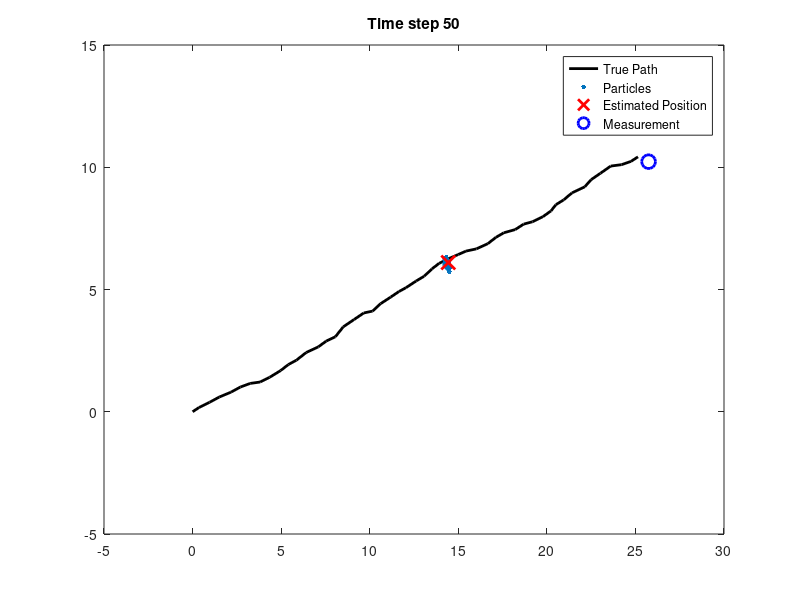
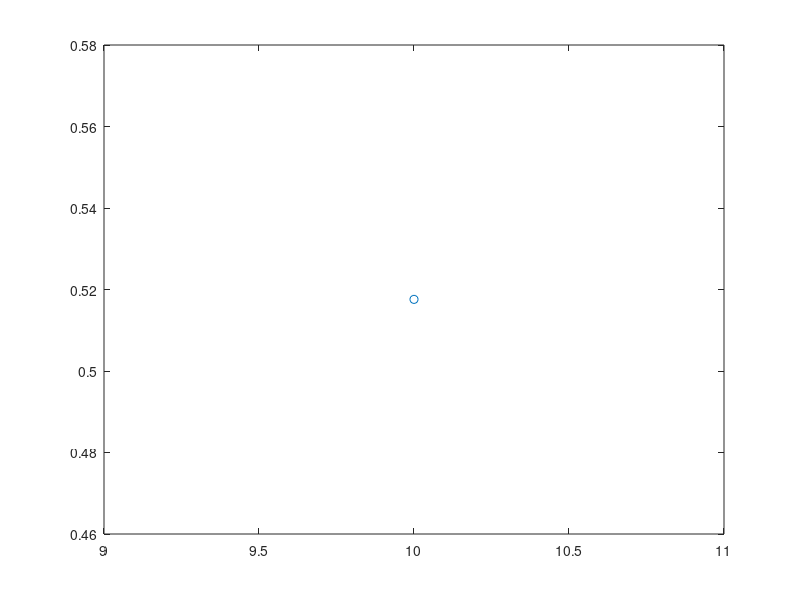

Reproduce these figures in MATLAB, in order. (Note: this script raises an error after producing the figures.)
% Parameters
N = 5000;  % Number of particles
T = 50;   % Number of time steps
sigma_process = 0.1;  % Process noise standard deviation
sigma_measurement = 0.5;  % Measurement noise standard deviation

% Actual object motion (unknown to particle filter)
true_position = zeros(2, T);  % [x; y] over time
true_position(:, 1) = [0; 0];  % Start at origin
velocity = [0.5; 0.2];  % Constant velocity

% Generate true positions over time
for t = 2:T
    true_position(:, t) = true_position(:, t-1) + velocity + normrnd(0, sigma_process, 2, 1);
end

% Initialize particles
particles = zeros(2, N);  % Each particle is a 2D point (x, y)
weights = ones(1, N) / N;  % Equal weights for all particles

% Particle filter loop over time
for t = 1:T
    % 1. Prediction step: update particles based on a motion model (random walk)
    particles = particles + normrnd(0, sigma_process, [2, N]);
    
    % 2. Measurement update (assume we get noisy measurements of the true position)
    measurement = true_position(:, t) + normrnd(0, sigma_measurement, 2, 1);  % Noisy measurement

    % Calculate the weights based on the measurement likelihood (Gaussian PDF)
    for i = 1:N
        % Gaussian likelihood (measurement update)
        weights(i) = mvnpdf(measurement', particles(:, i)', sigma_measurement^2 * eye(2));
    end
    
    % Normalize weights
    weights = weights / sum(weights);

    % 3. Resampling step: resample particles according to their weights
    % Use cumulative sum and random sampling for resampling
    cumulative_sum_weights = cumsum(weights);
    u = rand(1, N) / N;
    u = u + (0:N-1) / N;
    new_particles = zeros(size(particles));
    
    j = 1;
    for i = 1:N
        while u(i) > cumulative_sum_weights(j)
            j = j + 1;
        end
        new_particles(:, i) = particles(:, j);
    end
    
    % Replace old particles with resampled ones
    particles = new_particles;
    weights = ones(1, N) / N;  % Reset weights after resampling

    % 4. Estimate the current position as the weighted mean of particles
    estimate = mean(particles, 2);
    
    % Plot the results
    clf;
    plot(true_position(1,1:t), true_position(2,1:t), 'k-', 'LineWidth', 2);  % True path
    hold on;
    scatter(particles(1, :), particles(2, :), 10, 'filled', 'MarkerFaceAlpha', 0.5);  % Particles
    plot(estimate(1), estimate(2), 'rx', 'MarkerSize', 10, 'LineWidth', 2);  % Estimated position
    plot(measurement(1), measurement(2), 'bo', 'MarkerSize', 10, 'LineWidth', 2);  % Noisy measurement
    axis([-5 30 -5 15]);
    legend('True Path', 'Particles', 'Estimated Position', 'Measurement');
    title(sprintf('Time step %d', t));
    drawnow;
end


%% 
% Example points
x = 1:10;  % X-coordinates
y = rand(1, 10);  % Random Y-coordinates

figure;
h = plot(nan, nan, 'o');  % Initialize plot with an empty point

for i = 1:length(x)
    % Update the data for the point
    set(h, 'XData', x(i), 'YData', y(i));
    
    % Pause for a short time to create the animation effect
    pause(0.5);  % Adjust the pause duration as needed
end


% %% 
% x = 10*rand(2,500);
% l = length(x);
% hold on;
% grid on;
% for i=1:l
%     plot(x(1,i),x(2,i),'-b','LineWidth',2);
% 
%     pause(0.01);
% end

% %% 
% 
% % Generate random 2D points
% x = 10 * rand(2, 500);  % 2 rows, 500 columns
% l = length(x);
% 
% hold on;
% grid on;
% 
% % Set axis limits based on expected range of points
% xlim([0 10]);
% ylim([0 10]);
% 
% % Loop to plot lines connecting consecutive points
% for i = 2:l  % Start from 2 to connect the first point
%     disp(x(1,i-1:i));
%     plot(x(1,i), x(2,i), '-b', 'LineWidth', 2);  % Plot line between points
%     pause(0.01);  % Pause to create the animation effect
% end



%% 
%Particle filter previous code.


% % Kalman filter implementation
% 
% function [mu_t,sigma_t] = kalmanFilter(mu_tm1,sigma_tm1,zt)
% 
%     global At Ct Rt Qt
% 
%     mu_t_bar = At * mu_tm1;            % removed Bt * ut term
% 
%     sigma_t_bar = At * sigma_tm1 * At' + Rt;
% 
%     Kt = sigma_t_bar * Ct' * inv(Ct * sigma_t_bar * Ct' + Qt);
% 
%     mu_t = mu_t_bar + Kt * (zt - (Ct * mu_t_bar));
% 
%     ktct = Kt * Ct;
% 
%     sigma_t = (eye(size(ktct)) - ktct) * sigma_t_bar;
% 
% end
% 
% 
% % Time step 
% dt = 0.5;     % Seconds
% mu_tm1 = [path(1,1) 0 path(1,2) 0]';  % Known initial point. Zero initial velocities.
% sigma_tm1 = zeros(length(mu_tm1));    % Zero uncertainty due to known point.
% zt = [0 0]';                          % Initializing measurment vector zt.
% 
% 
% % Modeling state transition 
% global At Rt
% At = [1 dt 0 0;
%       0 1  0 0;
%       0 0 1 dt;
%       0 0 0  1];
% 
% % Process noise covariance -> Findout how to find this properly    
% tuneRt = 0.5;
% Rt = tuneRt * eye(length(mu_tm1));
% 
% % Modeling the measurement 
% global Ct Qt
% Ct = [1 0 0 0;
%       0 0 1 0];
% 
% tuneQt = 200;
% Qt = tuneQt * eye(length(zt));
% % Qt = [6.478 -0.372;-0.372 6.209];
% 
% 
% 
% % Prediction and Update using the measurements.
% kf_output = zeros(size(estimatedPath));      % Only use xt and yt state variables
%                                              % Velocities are not needed                                                  
% 
% for i=1:length(estimatedPath)
% 
%     zt = estimatedPath(i,:)';                          % Measurement
%     [mu_t,sigma_t] = kalmanFilter(mu_tm1,sigma_tm1,zt); 
%     kf_output(i,:) = [mu_t(1) mu_t(3)];  
%     mu_tm1= mu_t;
%     sigma_t = (sigma_t + sigma_t')/2;    % Divergence correction steps
%     sigma_tm1 = sigma_t;
% 
% end
% 
% showTagPath(kf_output,'kalman');
% legend('Location','northeast');
% hold off;
% 


% %% 
% 
% % Parameters
% N_particles = 1000; % Number of particles
% x_true = [0; 0]; % True position (for simulation)
% std_meas = 0.5; % Standard deviation of sensor measurements (x and y)
% N_steps = 100; % Number of time steps
% process_noise_std = 0.1; % Process noise standard deviation (x and y)
% 
% % Initialize particles and weights
% particles = [randn(2, N_particles) * 2]; % Random initial particles in 2D (x, y)
% weights = ones(1, N_particles) / N_particles; % Equal weights initially
% 
% % Simulation loop
% for t = 1:N_steps
%     % True movement (random walk for simulation purposes)
%     x_true = x_true + randn(2, 1) * process_noise_std;
% 
%     % Measurement (noisy measurement of the true position in 2D)
%     z = x_true + randn(2, 1) * std_meas;
% 
%     % 1. Prediction: Move particles with some noise
%     particles = particles + randn(2, N_particles) * process_noise_std;
% 
%     % 2. Update: Calculate weights based on measurement likelihood in 2D
%     for i = 1:N_particles
%         distance = norm(z - particles(:, i)); % 2D distance between particle and measurement
%         weights(i) = exp(-distance^2 / (2 * std_meas^2)); % Gaussian likelihood
%     end
%     weights = weights / sum(weights); % Normalize weights
% 
%     % 3. Resampling: Resample particles based on weights
%     indices = randsample(1:N_particles, N_particles, true, weights);
%     particles = particles(:, indices);
% 
%     % 4. Estimate: Compute weighted average of particles (x and y coordinates)
%     x_est = sum(particles .* weights, 2);
% 
%     % Display results
%     fprintf('Time step: %d, True Position: (%.2f, %.2f), Estimated Position: (%.2f, %.2f)\n', ...
%         t, x_true(1), x_true(2), x_est(1), x_est(2));
% 
%     % Visualization (optional)
%     plot(particles(1, :), particles(2, :), 'k.', 'MarkerSize', 5); hold on;
%     plot(x_true(1), x_true(2), 'go', 'MarkerSize', 10, 'MarkerFaceColor', 'g'); % True position
%     plot(x_est(1), x_est(2), 'ro', 'MarkerSize', 10); % Estimated position
%     legend('Particles', 'True Position', 'Estimated Position');
%     xlim([-5, 5]); ylim([-5, 5]); grid on; pause(0.1);
%     hold off;
% end



% Implementation using pre-measured values. 
load('Measurement_data\data_sq_5bs_20ds_10mp_30snr.mat');
showBaseStations(baseLocs);
showTagPath(path,'actual');
showTagPath(estimatedPath,'measured');
axis([-10 25 -10 25]);



dt = 0.5;     % Seconds
% Modeling state transition 
global At Qt Rt

At = [1 dt 0 0;
      0 1  0 0;
      0 0 1 dt;
      0 0 0  1];

% Process noise covariance -> Findout how to find this properly    
tuneRt = 25;
Rt = tuneRt * eye(4);


tuneQt = 5;
Qt = tuneQt * eye(2);



function [Xt,pt] = ptFilter(Xtm1,zt)

    global At Qt Rt

    M = length(Xtm1);   %Number of particles.
    Xbar_t = zeros(size(Xtm1));  %Initializing the particle set.
    Xt = Xbar_t;    
    W = zeros(1,M);     %Weights of each particle.
    
    for m=1:M

        %Prediction step
        xtm = At * [Xtm1(1,m) 0 Xtm1(2,m) 0]' + mvnrnd(zeros(1,4),Rt,1)';  %Its better to add the velocities too.
        xtm = [xtm(1) xtm(3)]';       %Current Particle
        
        %Correction step
        W(m) = mvnpdf(zt,xtm,Qt);
        Xbar_t(:,m) = xtm;   %Updating particle set before resampling

    end
    
    %Normalization of weights
    W = W/sum(W);
    [~,idx] = max(W);
    pt = Xbar_t(:,idx)';  % Best state estimate - Particle with highest weight.

    %Measure of Degeneracy - Effective sample size (Neff) (ESS)
    Neff = 1/(sum(W.^2));
    alpha = 0.5; %Threshold for ESS comparison

    if Neff < (alpha * M)  % Condition for resampling 
        %METHOD OF RESAMPLING - SYSTEMATIC RESAMPLING   

        csw = cumsum(W); %Cummulative sum of weights
        Ui = rand(1,M);  %Uniform distribution from 0 to 1

        for i = 1:M
            ui = Ui(i);
            j = 1;
            while ui > csw(j)
                j = j+1;
            end
            Xt(:,i) = Xbar_t(:,j); 
        end
        %pt = mean(Xt,2)'; % Takes the mean of particles with equal weights (wi = 1/M)
        
    else
        Xt = Xbar_t;
        %pt = mean(Xt,2,Weights=W)';
        
    end

end




%Initial particle set generation
M = 1000;  %Number of total particles.

%Assume gaussian distribution around initial point.
initialPos = path(1,:);
sigma = 1 * eye(2) ;    %Tune the variances as we want.
init_particles =  mvnrnd(initialPos,sigma,M)'; % -10+35.*rand(2,M);
Xtm1 = init_particles;
Xt = zeros(size(Xtm1));


% estimatedPath = repmat(estimatedPath,10, 1); %Add this to repeat the motion several times
numofPoints = length(estimatedPath);
pfOutput = zeros(size(estimatedPath));

h_pf = plot(nan, nan, '.k');  % Initialize plot with an empty point
set(h_pf,'XData',Xtm1(1,:),'YData',Xtm1(2,:)); %Plotting initial particles
pause(2);

for i = 1:numofPoints
    zt = estimatedPath(i,:)'; 
    [Xt,pfOutput(i,:)] = ptFilter(Xtm1,zt);
    Xtm1 = Xt;
    
    set(h_pf,'XData',Xt(1,:),'YData',Xt(2,:));
    pause(0.1);
end

showTagPath(pfOutput,'filtered')
legend('Location','northeast');
hold off;



% %--------------Particle filter functionality check---------------------.
% 
% %Initial particle set generation
% M = 2;  %Number of total particles.
% 
% %Assume gaussian distribution around initial point.
% % initialPos = path(1,:);
% % sigma = 3 * eye(2) ; %Tune the variances as we want.
% 
% init_particles = [1 1;1.2 0.8]';
% 
% 
% % measurements = estimatedPath(1:2,:);
% measurements = [1 1.2;2 2.5];
% n = 2;
% Xtm1 = init_particles;
% Xt = zeros(size(Xtm1));
% 
% for i=1:n
% 
%     zt = measurements(i,:)';
%     Xt = ptFilter(Xtm1,zt);
% 
%     Xtm1 = Xt;
% 
% end


%% 

% Define the number of points
numPoints = 100;

% Generate data for the first plot (e.g., a sine wave)
x1 = linspace(0, 2*pi, numPoints);
y1 = sin(x1);

% Generate data for the second plot (e.g., a cosine wave)
y2 = cos(x1);

% Create the figure
figure;
hold on; % Hold on to plot multiple datasets

% Initialize two plot handles for updating
h1 = plot(x1(1), y1(1), 'r-', 'LineWidth', 2); % Red line for sine
h2 = plot(x1(1), y2(1), 'b-', 'LineWidth', 2); % Blue line for cosine

% Set axes limits
xlim([0 2*pi]);
ylim([-1.5 1.5]);

% Add a legend
legend('Sine Wave', 'Cosine Wave');

% Loop to animate the plots
for i = 1:numPoints
    % Update the data for each plot
    set(h1, 'YData', sin(x1(1:i)), 'XData', x1(1:i)); % Update sine
    set(h2, 'YData', cos(x1(1:i)), 'XData', x1(1:i)); % Update cosine
    
    % Pause for a moment to create animation effect
    pause(0.1);
end

hold off; % Release the hold
